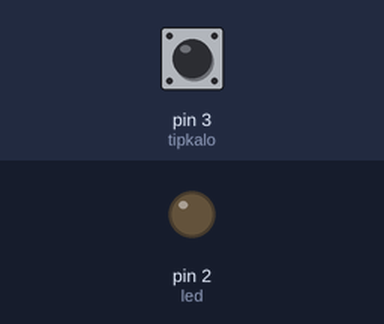
This sketch was run on a simulated Arduino Uno, built with avr-gcc and run on an emulated ATmega328P. Parts: output pins drawn as LEDs (lit = HIGH). The inputs (shaded band) are chosen by the test bench; at power-on: pin 3 (tipkalo) HIGH.

Above: at 1.2 s.
1.3 s: pin 3 (tipkalo) pulled LOW for 0.15 s
At 1.37 s:
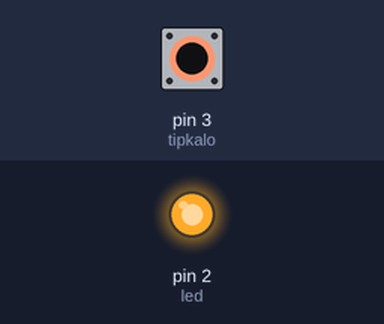
2.9 s: pin 3 (tipkalo) pulled LOW for 3.2 s
At 6.4 s:
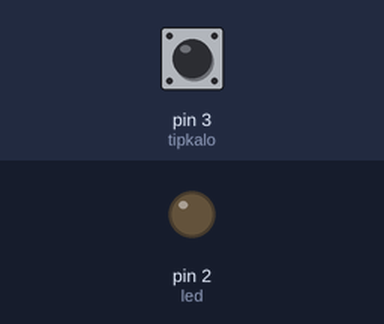
Timing chart, 0 to 7.9 s (numbered marks = the images above; inputs shaded):
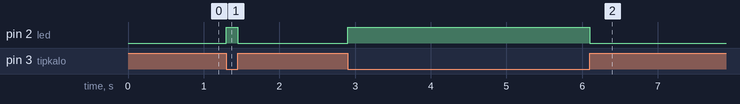

Measured:
- after the input at 1.3 s, pin 2 (led): LOW → HIGH at once, → LOW 0.15 s later
- after the input at 2.9 s, pin 2 (led): LOW → HIGH at once, → LOW 3.2 s later

The sketch:

Button_working_lamp.ino
```cpp
int led = 2;

int tipkalo = 3;

int stanjeTipkala ;


void setup() {

  pinMode(led, OUTPUT) ;

  pinMode(tipkalo, INPUT_PULLUP) ;

  digitalWrite(led, LOW) ;

}

void loop() {

  stanjeTipkala=digitalRead(tipkalo) ;

  if (stanjeTipkala==HIGH) {

    digitalWrite(led, LOW) ;

} else {

  digitalWrite(led, HIGH) ;

  }

}
```
